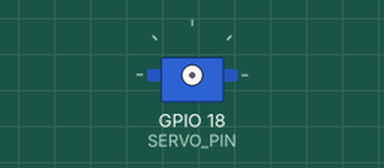
Bench run of a program on a simulated Raspberry Pi (BCM pin numbers). Shown: servo. Servo angles are drawn from the pulse width (0.5 ms = 0°, 2.5 ms = 180°).

Above: at 0.05 s.
At 1.25 s:
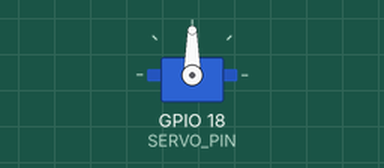
At 1.85 s:
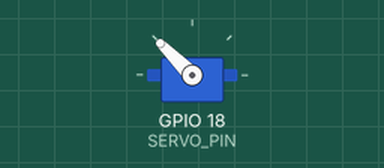
At 2.5 s:
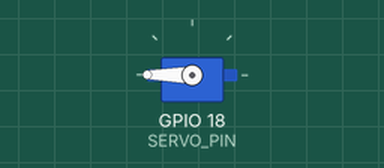
Timing chart, 0 to 5.8 s (numbered marks = the images above):
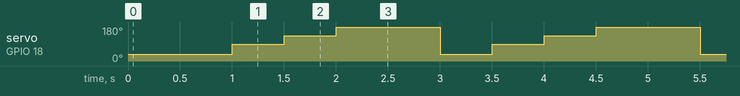

Measured:
- by itself, servo on GPIO 18 (SERVO_PIN): repeats every 2.5 s: 135° 0.50 s, 180° 1.0 s, 36° 0.50 s, 90° 0.50 s

The program:

servo_control.py
```python
#!/usr/bin/env python3
import RPi.GPIO as GPIO
import time

# Define GPIO pin for the servo motor
SERVO_PIN = 18

# Initialize GPIO
GPIO.setmode(GPIO.BCM)
GPIO.setup(SERVO_PIN, GPIO.OUT)

# Create PWM object with frequency of 50 Hz
pwm = GPIO.PWM(SERVO_PIN, 50)
pwm.start(0)


def set_servo_position(duty_cycle):
    pwm.ChangeDutyCycle(duty_cycle)

try:
    while True:
        set_servo_position(0)
        time.sleep(0.5)
        set_servo_position(4.5)
        time.sleep(0.5)
        set_servo_position(7.5)
        time.sleep(0.5)
        set_servo_position(10)
        time.sleep(0.5)
        set_servo_position(12.5)
        time.sleep(0.5)

except KeyboardInterrupt:
    pass

# Stop PWM and clean up GPIO
pwm.stop()
GPIO.cleanup()
```
